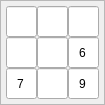
   <widget class="QFrame" name="frame_4">
    <property name="geometry">
     <rect>
      <x>211</x>
      <y>28</y>
      <width>101</width>
      <height>101</height>
     </rect>
    </property>
    <property name="minimumSize">
     <size>
      <width>0</width>
      <height>0</height>
     </size>
    </property>
    <property name="maximumSize">
     <size>
      <width>135</width>
      <height>135</height>
     </size>
    </property>
    <property name="styleSheet">
     <string notr="true"/>
    </property>
    <property name="frameShape">
     <enum>QFrame::StyledPanel</enum>
    </property>
    <property name="frameShadow">
     <enum>QFrame::Raised</enum>
    </property>
    <layout class="QGridLayout" name="gridLayout_4">
     <property name="leftMargin">
      <number>5</number>
     </property>
     <property name="topMargin">
      <number>5</number>
     </property>
     <property name="rightMargin">
      <number>5</number>
     </property>
     <property name="bottomMargin">
      <number>5</number>
     </property>
     <property name="spacing">
      <number>0</number>
     </property>
     <item row="1" column="2">
      <widget class="QLineEdit" name="cell_1_8">
       <property name="enabled">
        <bool>true</bool>
       </property>
       <property name="minimumSize">
        <size>
         <width>31</width>
         <height>31</height>
        </size>
       </property>
       <property name="maximumSize">
        <size>
         <width>31</width>
         <height>31</height>
        </size>
       </property>
       <property name="font">
        <font>
         <pointsize>9</pointsize>
        </font>
       </property>
       <property name="inputMask">
        <string>9</string>
       </property>
       <property name="text">
        <string>6</string>
       </property>
       <property name="alignment">
        <set>Qt::AlignCenter</set>
       </property>
       <property name="readOnly">
        <bool>true</bool>
       </property>
      </widget>
     </item>
     <item row="0" column="2">
      <widget class="QLineEdit" name="cell_0_8">
       <property name="enabled">
        <bool>true</bool>
       </property>
       <property name="minimumSize">
        <size>
         <width>31</width>
         <height>31</height>
        </size>
       </property>
       <property name="maximumSize">
        <size>
         <width>31</width>
         <height>31</height>
        </size>
       </property>
       <property name="font">
        <font>
         <pointsize>9</pointsize>
        </font>
       </property>
       <property name="inputMask">
        <string>9</string>
       </property>
       <property name="text">
        <string/>
       </property>
       <property name="alignment">
        <set>Qt::AlignCenter</set>
       </property>
       <property name="readOnly">
        <bool>true</bool>
       </property>
      </widget>
     </item>
     <item row="1" column="1">
      <widget class="QLineEdit" name="cell_1_7">
       <property name="enabled">
        <bool>true</bool>
       </property>
       <property name="minimumSize">
        <size>
         <width>31</width>
         <height>31</height>
        </size>
       </property>
       <property name="maximumSize">
        <size>
         <width>31</width>
         <height>31</height>
        </size>
       </property>
       <property name="font">
        <font>
         <pointsize>9</pointsize>
        </font>
       </property>
       <property name="inputMask">
        <string>9</string>
       </property>
       <property name="text">
        <string/>
       </property>
       <property name="alignment">
        <set>Qt::AlignCenter</set>
       </property>
       <property name="readOnly">
        <bool>true</bool>
       </property>
      </widget>
     </item>
     <item row="1" column="0">
      <widget class="QLineEdit" name="cell_1_6">
       <property name="enabled">
        <bool>true</bool>
       </property>
       <property name="minimumSize">
        <size>
         <width>31</width>
         <height>31</height>
        </size>
       </property>
       <property name="maximumSize">
        <size>
         <width>31</width>
         <height>31</height>
        </size>
       </property>
       <property name="font">
        <font>
         <pointsize>9</pointsize>
        </font>
       </property>
       <property name="inputMask">
        <string>9</string>
       </property>
       <property name="text">
        <string/>
       </property>
       <property name="alignment">
        <set>Qt::AlignCenter</set>
       </property>
       <property name="readOnly">
        <bool>true</bool>
       </property>
      </widget>
     </item>
     <item row="2" column="1">
      <widget class="QLineEdit" name="cell_2_7">
       <property name="enabled">
        <bool>true</bool>
       </property>
       <property name="minimumSize">
        <size>
         <width>31</width>
         <height>31</height>
        </size>
       </property>
       <property name="maximumSize">
        <size>
         <width>31</width>
         <height>31</height>
        </size>
       </property>
       <property name="font">
        <font>
         <pointsize>9</pointsize>
        </font>
       </property>
       <property name="inputMask">
        <string>9</string>
       </property>
       <property name="text">
        <string/>
       </property>
       <property name="alignment">
        <set>Qt::AlignCenter</set>
       </property>
       <property name="readOnly">
        <bool>true</bool>
       </property>
      </widget>
     </item>
     <item row="2" column="0">
      <widget class="QLineEdit" name="cell_2_6">
       <property name="enabled">
        <bool>true</bool>
       </property>
       <property name="minimumSize">
        <size>
         <width>31</width>
         <height>31</height>
        </size>
       </property>
       <property name="maximumSize">
        <size>
         <width>31</width>
         <height>31</height>
        </size>
       </property>
       <property name="font">
        <font>
         <pointsize>9</pointsize>
        </font>
       </property>
       <property name="inputMask">
        <string>9</string>
       </property>
       <property name="text">
        <string>7</string>
       </property>
       <property name="alignment">
        <set>Qt::AlignCenter</set>
       </property>
       <property name="readOnly">
        <bool>true</bool>
       </property>
      </widget>
     </item>
     <item row="2" column="2">
      <widget class="QLineEdit" name="cell_2_8">
       <property name="enabled">
        <bool>true</bool>
       </property>
       <property name="minimumSize">
        <size>
         <width>31</width>
         <height>31</height>
        </size>
       </property>
       <property name="maximumSize">
        <size>
         <width>31</width>
         <height>31</height>
        </size>
       </property>
       <property name="font">
        <font>
         <pointsize>9</pointsize>
        </font>
       </property>
       <property name="inputMask">
        <string>9</string>
       </property>
       <property name="text">
        <string>9</string>
       </property>
       <property name="alignment">
        <set>Qt::AlignCenter</set>
       </property>
       <property name="readOnly">
        <bool>true</bool>
       </property>
      </widget>
     </item>
     <item row="0" column="1">
      <widget class="QLineEdit" name="cell_0_7">
       <property name="enabled">
        <bool>true</bool>
       </property>
       <property name="minimumSize">
        <size>
         <width>31</width>
         <height>31</height>
        </size>
       </property>
       <property name="maximumSize">
        <size>
         <width>31</width>
         <height>31</height>
        </size>
       </property>
       <property name="font">
        <font>
         <pointsize>9</pointsize>
        </font>
       </property>
       <property name="inputMask">
        <string>9</string>
       </property>
       <property name="text">
        <string/>
       </property>
       <property name="alignment">
        <set>Qt::AlignCenter</set>
       </property>
       <property name="readOnly">
        <bool>true</bool>
       </property>
      </widget>
     </item>
     <item row="0" column="0">
      <widget class="QLineEdit" name="cell_0_6">
       <property name="enabled">
        <bool>true</bool>
       </property>
       <property name="minimumSize">
        <size>
         <width>31</width>
         <height>31</height>
        </size>
       </property>
       <property name="maximumSize">
        <size>
         <width>31</width>
         <height>31</height>
        </size>
       </property>
       <property name="font">
        <font>
         <pointsize>9</pointsize>
        </font>
       </property>
       <property name="inputMask">
        <string>9</string>
       </property>
       <property name="text">
        <string/>
       </property>
       <property name="alignment">
        <set>Qt::AlignCenter</set>
       </property>
       <property name="readOnly">
        <bool>true</bool>
       </property>
      </widget>
     </item>
    </layout>
   </widget>
